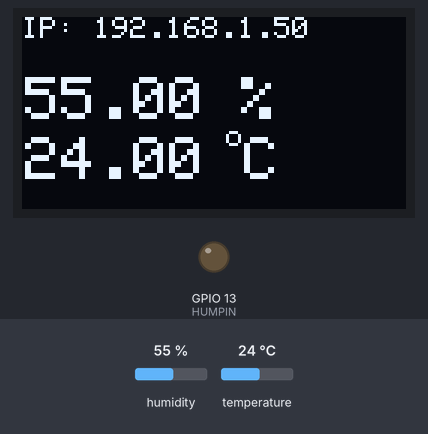
A sketch run on a simulated ESP32. Shown: 128×64 one-colour display, output pins drawn as LEDs (lit = HIGH). The inputs (shaded band) are chosen by the test bench; at power-on: humidity 55 %, temperature 24 °C. WiFi joins after 1.5 s; servers stay silent unless stated; the display library's start-up logo is not drawn; what the sketch prints to the serial monitor is not drawn.

Above: at 4.3 s.
4.4 s: humidity set to 41 %
At 7.4 s:
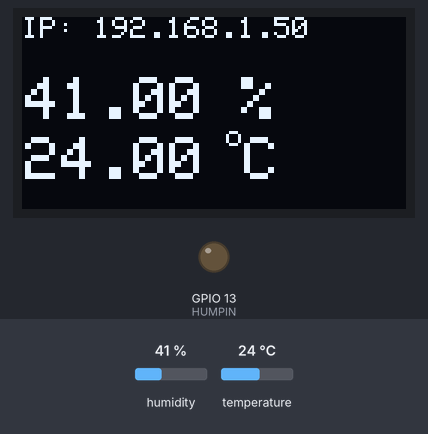
7.7 s: humidity set to 38 %
At 9.9 s:
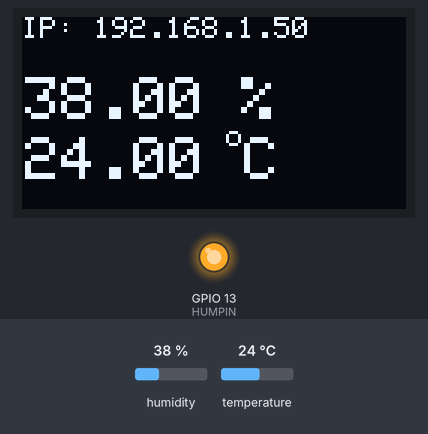
10.7 s: temperature set to 12 °C
At 13.4 s:
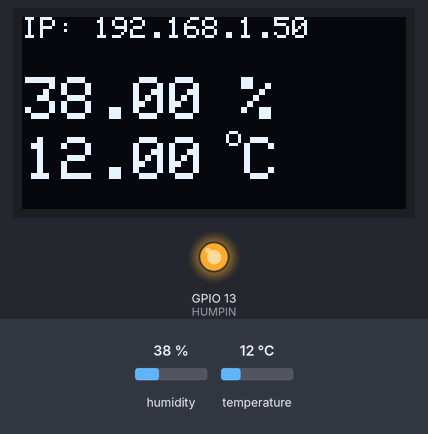
13.7 s: temperature set to 19 °C
At 16.0 s:
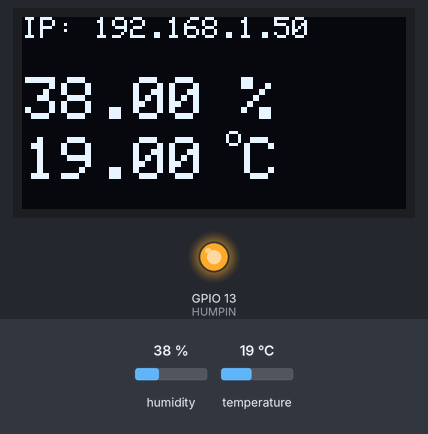
Timing chart, 0 to 17.5 s (numbered marks = the images above; inputs shaded):
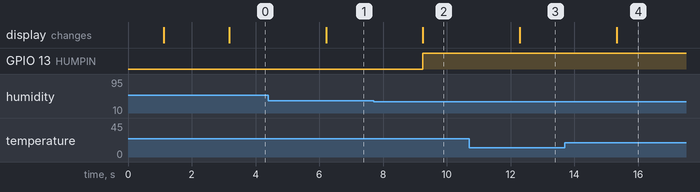

Measured:
- the behaviour switches between 40 and 39 % on humidity (found by bisection; images 1 and 2)
- after the input at 4.4 s, the display: changes after 1.8 s (image 1)
- after the input at 7.7 s, GPIO 13 (HUMPIN): LOW → HIGH after 1.5 s; the display: first differs from a run without the input after 1.5 s (image 2)
- after the input at 10.7 s, the display: changes after 1.6 s (image 3)
- after the input at 13.7 s, the display: changes after 1.6 s (image 4)

The sketch:

ESP32_Gauges_autorefresh_settings.ino
```cpp
// (licence header left out)
// Import required libraries
#include <WiFi.h>
#include <ESPAsyncWebServer.h>
#include <SPI.h>
#include <Wire.h>
#include <Adafruit_GFX.h>
#include <Adafruit_SSD1306.h>

// Visas HTML puslapio tekstas priskiriams kintamajam
// const char index_html[]
#include "html_body.h"
const char* PARAM_INPUT_STATE = "state";
const char* PARAM_INPUT_VAL = "value";

#define SCREEN_WIDTH 128 // OLED display width, in pixels
#define SCREEN_HEIGHT 64 // OLED display height, in pixels

#define OLED_RESET     -1 // Reset pin # (or -1 if sharing Arduino reset pin)
#define SCREEN_ADDRESS 0x3C ///< get adddress using I2C scanner
Adafruit_SSD1306 display(SCREEN_WIDTH, SCREEN_HEIGHT, &Wire, OLED_RESET);

#include <DHTesp.h>
#define DHTPIN 25     // Sensoriaus jungtis
#define DHTTYPE    DHT11
DHTesp dht;
  float h =  -1; // kintamasis dregnumui
  float t =  -1; // kintamasis tempraturai


 #define HUMPIN 13 // Laistymo įrenginys

// Timer variables
unsigned long lastTime = 0;
unsigned long timerDelay = 3000;

// Replace with your network credentials
const char* ssid = ""; //"REPLACE_WITH_YOUR_SSID";
const char* password = ""; //"REPLACE_WITH_YOUR_PASSWORD";

// Create AsyncWebServer object on port 80
AsyncWebServer server(80);

String readDHTTemperature() {
  //t = dht.readTemperature();
  if (isnan(t)) {
    Serial.println("Failed to read from DHT sensor!");
    return "--";
  }
  else {
    Serial.println(t);
    return String(t);
  }
}


String readDHTHumidity() {
  // Sensor readings may also be up to 2 seconds 'old' (its a very slow sensor)
  //h = dht.readHumidity();
  if (isnan(h)) {
    Serial.println("Failed to read from DHT sensor!");
    return "--";
  }
  else {
    Serial.println(h);
    return String(h);
  }
}


void updateOled() {

  display.clearDisplay();
  display.setTextSize(1);
  display.setTextColor(WHITE);

  display.setCursor (0,0) ;
  display.print ("IP: ") ;
  display.print(WiFi.localIP()) ;
  //if (WiFi.status() != WL_CONNECTED) {
  //    display.print ("be rysio") ;
  //}
  //else  {
  //    display.print ("Wifi yra");
  //}

  display.setTextSize(2);             // Draw 2X-scale text

  display.setCursor (1,20) ;
  display.print (h) ;
  display.print (" %") ;

  display.setCursor (1,40) ;
  display.print (t) ;
  // print degree symbols ( ° )
  display.drawCircle(70, 40, 2, WHITE);
  display.setCursor(74,40);
  display.print("C");

  display.display();
}

// riba, žemiau kurios įjungiamas prietaisas
int humidityThreshold = 40 ;

void setHumidityThreshold(int newTreshold) {
  // nustatoma nauja dregnumo riba
  char buffer[100];
  sprintf(buffer, "Current threshold: %d; new threshold: %d", humidityThreshold,  newTreshold);
  Serial.println (buffer) ;
  if ((newTreshold > -1) && (humidityThreshold != newTreshold)) {
      humidityThreshold = newTreshold ;
  }
}

void manageDevices() {
  // irengniai įjungiami arba isjugniami pagal davikliu parodymus
  if (h < humidityThreshold) {
    digitalWrite(HUMPIN, HIGH);
  } else {
    digitalWrite(HUMPIN, LOW);
  }
}

void getTemp() {
  // This function describes what will happen with each timer tick
  // e.g. writing sensor value to datastream V5
  h = dht.getHumidity();
  t = dht.getTemperature();

	if (dht.getStatus() != 0) {
		Serial.println("DHT11 error status: " + String(dht.getStatusString()));
		//return ;
	}

  updateOled() ;
}

// Initialize WiFi
void initWiFi() {
  WiFi.mode(WIFI_STA);
  WiFi.begin(ssid, password);
  Serial.print("Connecting to WiFi ..");
  while (WiFi.status() != WL_CONNECTED) {
    Serial.print('.');
    updateOled() ;
    delay(1000);
  }
  Serial.println(WiFi.localIP());
}

// Replaces placeholder with DHT values
String processor(const String& var){
  //Serial.println(var);
  if(var == "TEMPERATURE"){
    return readDHTTemperature();
  }
  else if(var == "HUMIDITY"){
    return readDHTHumidity();
  }
  else if(var == "HumidityThreshold"){
    return String(humidityThreshold);
  }

  return String();
}

void setup() {
  Serial.begin(115200);
  pinMode (HUMPIN , OUTPUT);

  // SSD1306_SWITCHCAPVCC = generate display voltage from 3.3V internally
  if(!display.begin(SSD1306_SWITCHCAPVCC, SCREEN_ADDRESS)) {
    Serial.println(F("SSD1306 allocation failed"));
    for(;;); // Don't proceed, loop forever
  }

  // Show initial display buffer contents on the screen --
  // the library initializes this with an Adafruit splash screen.
  display.display();
  delay(1000); // Pause for 1 seconds

  // SSD1306_SWITCHCAPVCC = generate display voltage from 3.3V internally
  if(!display.begin(SSD1306_SWITCHCAPVCC, SCREEN_ADDRESS)) {
    Serial.println(F("SSD1306 allocation failed"));
    for(;;); // Don't proceed, loop forever
  }

  dht.setup(DHTPIN, DHTesp::DHTTYPE);

  initWiFi();

  // Route for root / web page
  server.on("/", HTTP_GET, [](AsyncWebServerRequest *request){
    request->send_P(200, "text/html", index_html, processor);
  });
  server.on("/temperature", HTTP_GET, [](AsyncWebServerRequest *request){
    request->send_P(200, "text/plain", readDHTTemperature().c_str());
  });
  server.on("/humidity", HTTP_GET, [](AsyncWebServerRequest *request){
    request->send_P(200, "text/plain", readDHTHumidity().c_str());
  });
  server.on("/hum_slider", HTTP_GET, [](AsyncWebServerRequest *request){
    String inputMessage1;
    if (request->hasParam(PARAM_INPUT_VAL)) {
      inputMessage1 = request->getParam(PARAM_INPUT_VAL)->value();
      if (inputMessage1 != "-1") {
        setHumidityThreshold(inputMessage1.toInt()) ;
      }
      request->send_P(200, "text/plain", String(humidityThreshold).c_str());
    }
  });


  // Start server
  server.begin();
}

void loop() {
  if ((millis() - lastTime) > timerDelay) {
    getTemp() ;
    manageDevices() ;
    lastTime = millis();
  }

}
```

html_body.h
```cpp
const char index_html[] PROGMEM = R"rawliteral(
<html lang="lt">
<head>
<title>%ModuleName%</title>
  <meta name="viewport" content="width=device-width, initial-scale=1" charset="UTF-8">
  <link rel="stylesheet" href="https://use.fontawesome.com/releases/v5.7.2/css/all.css" integrity="sha384-fnmOCqbTlWIlj8LyTjo7mOUStjsKC4pOpQbqyi7RrhN7udi9RwhKkMHpvLbHG9Sr" crossorigin="anonymous" rel="stylesheet" >

<link rel="icon" href="data:,">
<style type="text/css">
    h2 { font-size: 3.0rem; }
    html {font-family: Arial; display: inline-block; text-align: center;}
    .topnav { overflow: hidden; color:#1282fa; font-size: 1.5rem; font-weight:bold; margin-block-start:0.5em; margin-block-end:0.5em;}
    .content { padding: 0px; }
    .cards { max-width: 400px; margin: 0 auto; display: grid; grid-gap: 1.5rem; grid-template-columns: repeat(auto-fit, minmax(300px, 1fr)); }
    .card { background-color: white; box-shadow: 2px 2px 12px 1px rgba(140,140,140,.5); }
    .card.humidity { color: #0066ff; }
    .card.watering { color: #0066ff; }
    .card.parameters { color:  #003380; }
    .reading { font-size: 2.8rem; }
    p {font-size: 1rem;line-height: 0.8;margin-bottom:0px}
	.params {font-weight:800}
    body {max-width: 600px; margin:0px auto; padding-bottom: 25px;}
    .slider2 {position: absolute; top: 0; left: 0; right: 0; bottom: 0; background-color: #ccc; border-radius: 10px}
    .slider2:before {position: absolute; content: ""; height: 30px; width: 30px; left: 5px; bottom: 5px; background-color: #fff; -webkit-transition: .4s; transition: .4s; border-radius: 6px}
  .myButton {
      background:linear-gradient(to bottom, #1282fa 5%, #00398f 100%);
      background-color:#1282fa;
      border-radius:6px;
      border:1px solid #337fed;
      display:inline-block;
      cursor:pointer;
      color:#ffffff;
      font-family:Arial;
      font-size:15px;
      font-weight:bold;
      padding:6px 24px;
      text-decoration:none;
  }
  .myButton:hover {
      background:linear-gradient(to bottom, #00398f 5%, #1282fa 100%);
      background-color:#00398f;
  }
  .myButton:active {
      position:relative;
      top:1px;
  }
</style>
<script>
function HumiditySlider(element) {
  var xhttp = new XMLHttpRequest();
  xhttp.onreadystatechange = function() {
    if (this.readyState == 4 && this.status == 200) {
      document.getElementById("humthres").innerHTML = this.responseText;
    }
  };
  xhttp.open("GET", "/hum_slider?value="+element.value, true);
  xhttp.send();
}
setInterval(function ( ) {
  var xhttp = new XMLHttpRequest();
  xhttp.onreadystatechange = function() {
    if (this.readyState == 4 && this.status == 200) {
      document.getElementById("temperature").innerHTML = this.responseText;
    }
  };
  xhttp.open("GET", "/temperature", true);
  xhttp.send();
}, 5000 ) ;

setInterval(function ( ) {
  var xhttp = new XMLHttpRequest();
  xhttp.onreadystatechange = function() {
    if (this.readyState == 4 && this.status == 200) {
      document.getElementById("humidity").innerHTML = this.responseText;
    }
  };
  xhttp.open("GET", "/humidity", true);
  xhttp.send();
}, 5000 ) ;
</script>
</head>
<body>
  <h2>ESP32 DHT Serveris</h2>
  <p>&nbsp</p>
  <div class="content">
	<div class="cards">
	  <div class="card humidity">
		<h2><i class="fas fa-thermometer-half" ></i>Temperatūra</h2>
		<span id="temperature">%TEMPERATURE%</span>
		<sup class="units">&deg;C</sup>
		<p>&nbsp</p>
	  </div>
    </div>
  </div>
  <div class="content">
	<div class="cards">
	  <div class="card humidity">
		<h2><i class="fas fa-tint" ></i>Drėgnumas</h2>
		<span id="humidity">%HUMIDITY%</span>
        <sup class="units">&percnt;</sup>
		<p>Drėgnumo lygis: <span class="params"  id="humthres">%HumidityThreshold%</span> &percnt;</p>
		<input type="range" min="0" max="100" value="%HumidityThreshold%" class="slider" id="humSlider" onchange="HumiditySlider(this)"/>
		<p>&nbsp</p>
	  </div>
    </div>
  </div>
  <p style="position: fixed; bottom: 0; width:100%; text-align: center; font-size:0.5em;"> atsinaujina kas 5 sek.
  </p>
</body>
</html>
)rawliteral";
```
